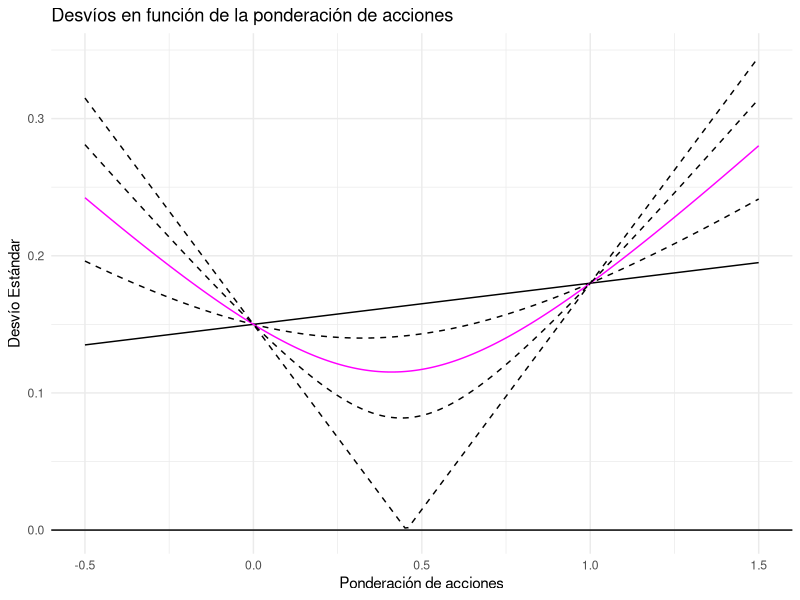
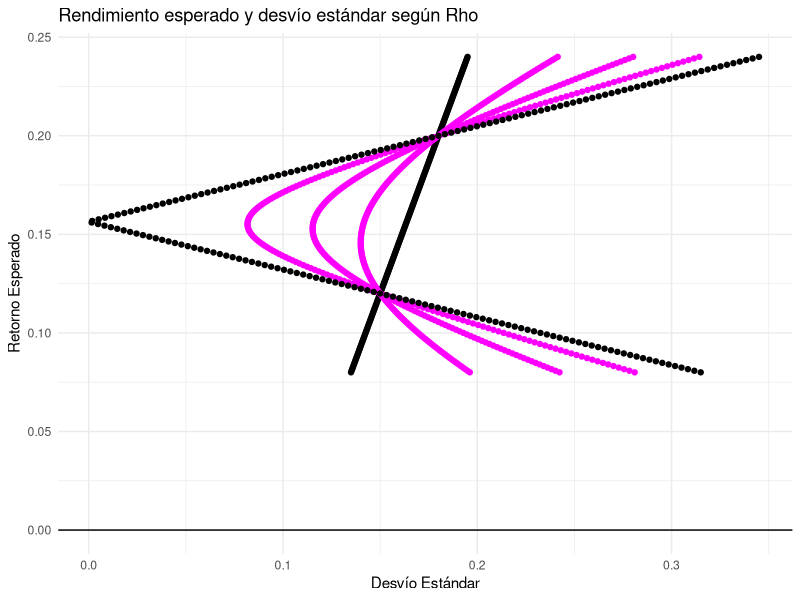
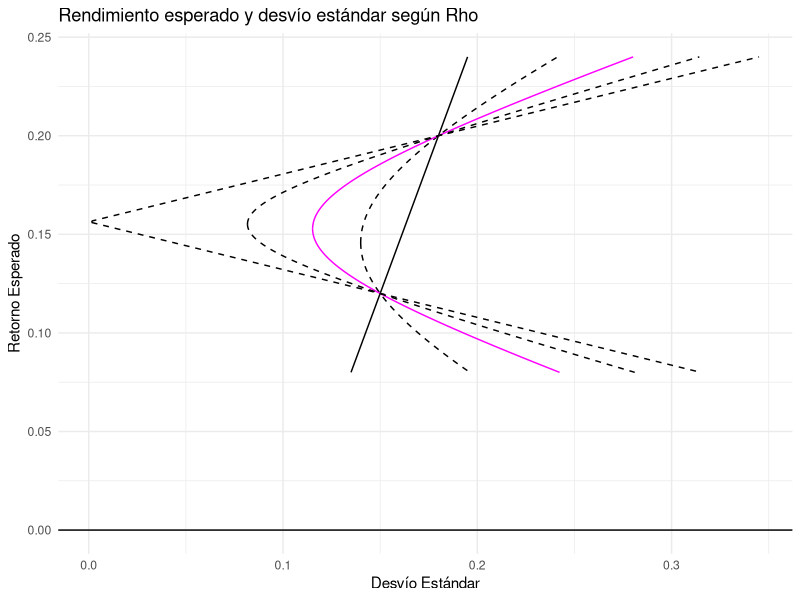
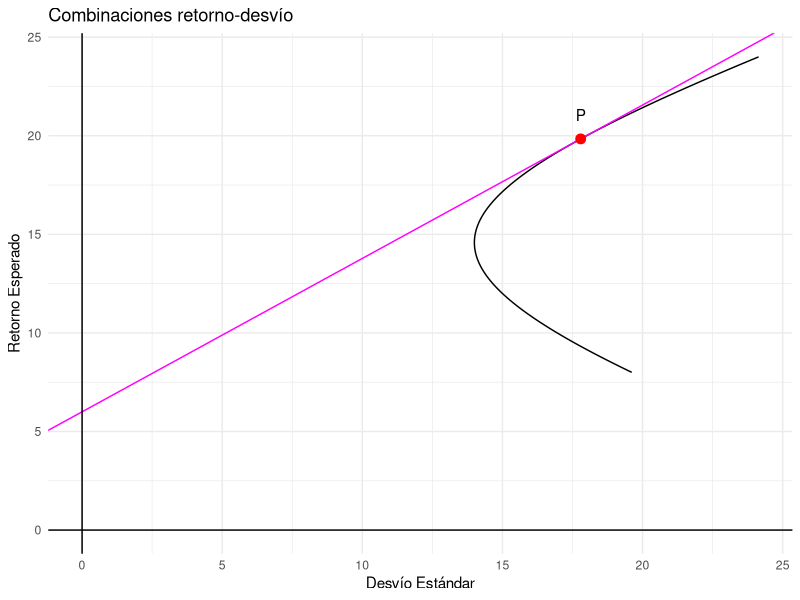

R code for these plots, in order:
## ---- chunk 1
rm(list = ls())
graphics.off()

## ---- chunk 2
library (tidyverse)
#library(knitr)
library (purrr)
library (ggplot2)
library (tidyr)
library (quantmod)
#library(flextable)
## ---- chunk 3
#Acciones
RendAcciones <- .20
DesvAcciones <- .18

#Bonos
RendBonos <- .12
DesvBonos <- .15

Rho <- c(-1, -0.5, 0, 0.5, 1)

PesoBonos <- seq(-0.5, 1.5, by = 0.01)
PesoAcciones <- 1 - PesoBonos
## ---- chunk 4
#Calcular rendimiento
RendP <- PesoBonos * RendBonos  + PesoAcciones * RendAcciones

#Calcular desvío en función de las diferentes variables de la fórmula clásica de la 
#varianza de un portafolios de 2 activos
CalcularDesvio <- function(PesoBonos, PesoAcciones, DesvBonos, DesvAcciones, Rho) {
  sqrt(PesoBonos^2 * DesvBonos^2 + PesoAcciones^2 * DesvAcciones^2 + 
         2 * PesoBonos * PesoAcciones * DesvBonos * DesvAcciones * Rho)
}
## ---- chunk 5
DesvioPortafolios <- map_dfc(Rho, function(r) {
  CalcularDesvio(PesoBonos, PesoAcciones, DesvBonos, DesvAcciones, r)
})
## ---- chunk 6
names(DesvioPortafolios) <- paste0("Rho_", gsub("-", "m", Rho))
## ---- chunk 7
DataFrameEj15 <- data.frame(PesoBonos, PesoAcciones, RendP) %>%
  bind_cols(DesvioPortafolios)
## ---- chunk 8
GraficoRetPes <- data.frame(PesoAcciones) %>%
  bind_cols(DesvioPortafolios)  # Agregar las columnas de desvío estándar

# Convertir a data frame
GraficoRetPes <- as.data.frame(GraficoRetPes)

#Graficar
ggplot(GraficoRetPes, aes(x = PesoAcciones)) +
  geom_line(aes(y = Rho_1), color = 'black') +  
  geom_line(aes(y = Rho_0.5), color = 'black', linetype = 'dashed') +  
  geom_line(aes(y = Rho_0), color = 'magenta') +  
  geom_line(aes(y = Rho_m0.5), color = 'black', linetype = 'dashed') +  
  geom_line(aes(y = Rho_m1), color = 'black', linetype = 'dashed') +  
  geom_hline(yintercept = 0, color = 'black') +  
  labs(
    x = "Ponderación de acciones",
    y = "Desvío Estándar",
    title = "Desvíos en función de la ponderación de acciones"
  ) +
  theme_minimal()
## ---- chunk 9
ggplot(DataFrameEj15, aes(y = RendP)) +
  geom_point(aes(x = Rho_1), color = 'black') +
  geom_point(aes(x = Rho_0.5), color = 'magenta') +
  geom_point(aes(x = Rho_0), color = 'magenta') +
  geom_point(aes(x = Rho_m0.5), color = 'magenta') +
  geom_point(aes(x = Rho_m1), color = 'black') +
  geom_hline(yintercept = 0, color = 'black') +
  labs(title = "Rendimiento esperado y desvío estándar según Rho",
       x = "Desvío Estándar",
       y = "Retorno Esperado") +
  theme_minimal()

## ---- chunk 10
# Crear una lista para almacenar los datos divididos por Rho
segmentos <- list()

# Iterar sobre cada Rho para dividir los datos correctamente
for (col in names(DesvioPortafolios)) {
  indice_min_var <- which.min(DataFrameEj15[[col]])  # Encuentra el mínimo desvío estándar
  
  # Dividir en dos segmentos
  DataFrameMenor <- DataFrameEj15[1:indice_min_var, c(col, "RendP")]
  DataFrameMayor <- DataFrameEj15[indice_min_var:nrow(DataFrameEj15), c(col, "RendP")]
  
  # Guardar en la lista con su respectiva clave
  segmentos[[paste0(col, "_Menor")]] <- DataFrameMenor
  segmentos[[paste0(col, "_Mayor")]] <- DataFrameMayor
}

# Graficar todas las curvas con colores diferenciados

ggplot() +
  # Curva Rho = 1
  geom_line(data = segmentos[["Rho_1_Menor"]], aes(x = Rho_1, y = RendP), color = "black") +
  geom_line(data = segmentos[["Rho_1_Mayor"]], aes(x = Rho_1, y = RendP), color = "black") +
  
  # Curva Rho = 0.5
  geom_line(data = segmentos[["Rho_0.5_Menor"]], aes(x = Rho_0.5, y = RendP), color = "black" , linetype = 'dashed') +
  geom_line(data = segmentos[["Rho_0.5_Mayor"]], aes(x = Rho_0.5, y = RendP), color = "black" , linetype = 'dashed') +
  
  # Curva 3 Rho = 0
  geom_line(data = segmentos[["Rho_0_Menor"]], aes(x = Rho_0, y = RendP), color = "magenta") +
  geom_line(data = segmentos[["Rho_0_Mayor"]], aes(x = Rho_0, y = RendP), color = "magenta") +
  
  # Curva 4 Rho = -0.5
  geom_line(data = segmentos[["Rho_m0.5_Menor"]], aes(x = Rho_m0.5, y = RendP), color = "black" , linetype = 'dashed') +
  geom_line(data = segmentos[["Rho_m0.5_Mayor"]], aes(x = Rho_m0.5, y = RendP), color = "black" , linetype = 'dashed') +
  
  # Curva 5 Rho = -1
  geom_line(data = segmentos[["Rho_m1_Menor"]], aes(x = Rho_m1, y = RendP), color = "black" , linetype = 'dashed') +
  geom_line(data = segmentos[["Rho_m1_Mayor"]], aes(x = Rho_m1, y = RendP), color = "black" , linetype = 'dashed') +
  
  geom_hline(yintercept = 0, color = 'black') +
  labs(title = "Rendimiento esperado y desvío estándar según Rho",
       x = "Desvío Estándar",
       y = "Retorno Esperado") +
  theme_minimal()
## ---- chunk 11
Rf <- .06  # Tasa libre de riesgo

#Calcular CAL

Sharpe <- (DataFrameEj15$RendP - Rf) / DataFrameEj15$Rho_0.5  # Pendiente de la CAL

# Crear DataFrame con los valores relevantes
DataFrameCAL <- data.frame(PesoBonos, PesoAcciones, RendP, DataFrameEj15$Rho_0.5, Sharpe)

MaximoSharpe <- which.max(DataFrameCAL$Sharpe) #función para encontrar el máximo Sharpe

#Frase escrita en base a lo anterior

paste ("El portafolio que maximiza el ratio de Sharpe con una tasa libre de riesgo de",
       Rf, " está compuesto por ", DataFrameCAL[MaximoSharpe, 1], " en deuda, y ",
       DataFrameCAL[MaximoSharpe, 2], " en acciones. Conduce a un rendimento de ",
       DataFrameCAL[MaximoSharpe, 3], "con un desvío de ", round(DataFrameCAL[MaximoSharpe, 4], 4) )
## ---- chunk 12
ggplot() + 
  # Dibujar la frontera
  geom_path(data = DataFrameEj15, aes(y = RendP * 100, x = Rho_0.5 * 100), color = 'black', linewidth = 0.5) +
  # Línea de mercado de capitales
  geom_abline(intercept = 6, slope = DataFrameCAL$Sharpe[MaximoSharpe], color = 'magenta') +
  # Líneas de referencia
  geom_hline(yintercept = 0, color = 'black') +
  geom_vline(xintercept = 0, color = 'black') +
  # Punto del portafolio de máxima Sharpe
  geom_point(data = data.frame(x = DataFrameCAL[MaximoSharpe, 4] * 100, 
                               y = DataFrameCAL[MaximoSharpe, 3] * 100), 
             aes(x = x, y = y), 
             color = 'red', size = 3) +
  geom_text(data = data.frame(x = DataFrameCAL[MaximoSharpe, 4] * 100, 
                              y = DataFrameCAL[MaximoSharpe, 3] * 100), 
            aes(x = x, y = y, label = "P"), 
            vjust = -1.5, hjust = 0.5, color = 'black') +
  labs(title = "Combinaciones retorno-desvío",
       x = "Desvío Estándar",
       y = "Retorno Esperado") +
  theme_minimal()

